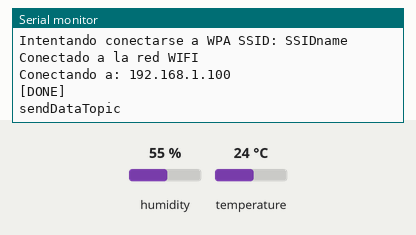
Bench run of a sketch on a simulated Arduino Uno, built with avr-gcc and run on an emulated ATmega328P. Shown: the last lines printed to the serial monitor. Inputs (shaded band) come from the test bench; at power-on: humidity 55 %, temperature 24 °C. WiFi joins after 1.5 s; servers stay silent unless stated; no MQTT or app messages arrive unless stated.

Above: at 3.2 s.
3.3 s: humidity set to 22 %
At 5.5 s:
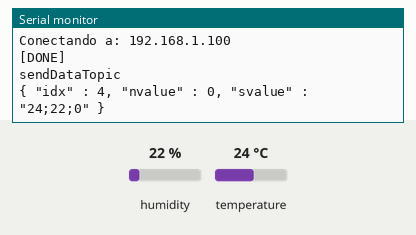
9.6 s: temperature set to 12 °C
At 11.0 s:
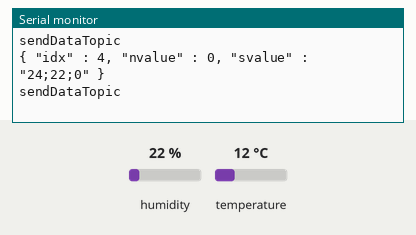
15.0 s: humidity set to 40 %
At 17.3 s:
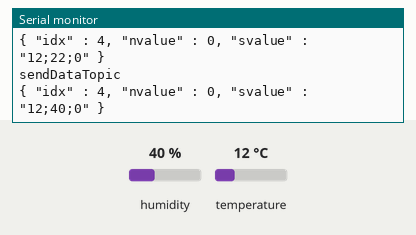

Measured:
- after the input at 3.3 s, the serial monitor: prints a new line after 0.82 s (image 1)
- after the input at 15.0 s, the serial monitor: prints a new line after 1.2 s (image 3)

The sketch:

testmqtt.ino
```cpp
#include <WiFiEsp.h>
#include <WiFiEspClient.h>
#include <PubSubClient.h>
#include "SoftwareSerial.h"
#include "DHT.h"

#define DHTPIN 8     // Digital pin connected to the DHT sensor
#define DHTTYPE DHT11   // DHT 11

//Conexión a la red wifi: nombre de la red y contraseña
#define WIFI_AP "SSIDname"
#define WIFI_PASSWORD "PASSWORDHERE"

//Nombre o IP del servidor mosquitto
char server[50] = "192.168.1.100";

char mqttbuffer[60];
const int idxdht = 4; /* must be the same as virual sensor idx in Domotocz */
float temperature = 0.0;
float humidity = 0.0;


// Initialize DHT sensor.
DHT dht(DHTPIN, DHTTYPE);

//Inicializamos el objeto de cliente esp
WiFiEspClient espClient;

//Iniciamos el objeto subscriptor del cliente
//con el objeto del cliente
PubSubClient client(espClient);

//Conexión serial para el esp con una comunicación
//serial, pines 2: rx y 3: tx
SoftwareSerial soft(2, 3);

//Contador para el envio de datos
unsigned long lastSend;

int status = WL_IDLE_STATUS;

void setup() {
    //Inicializamos la comunicación serial para el log
    Serial.begin(9600);
    Serial.println(F("DHT11 sensor started!"));
    dht.begin();
    //Iniciamos la conexión a la red WiFi
    InitWiFi();
    //Colocamos la referencia del servidor y el puerto
    client.setServer( server, 1883 );
    lastSend = 0;
}

void loop() {
    //Validamos si el modulo WiFi aun esta conectado a la red
    status = WiFi.status();
    if(status != WL_CONNECTED) {
        //Si falla la conexión, reconectamos el modulo
        reconnectWifi();
    }

    //Validamos si esta la conexión del servidor
    if(!client.connected() ) {
        //Si falla reintentamos la conexión
        reconnectClient();
    }

    //Creamos un contador para enviar la data cada 2 segundos
    if(millis() - lastSend > 2000 ) {
        sendDataTopic();
        lastSend = millis();
    }

    client.loop();
}

void sendDataTopic()
{
    Serial.println("sendDataTopic");

    // Wait a few seconds between measurements.
    delay(2000);

    // Reading temperature or humidity takes about 250 milliseconds!
    // Sensor readings may also be up to 2 seconds 'old' (its a very slow sensor)
    int humidity = dht.readHumidity();
    // Read temperature as Celsius (the default)
    int temperature = dht.readTemperature();

    sprintf(mqttbuffer, "{ \"idx\" : %d, \"nvalue\" : 0, \"svalue\" : \"%d;%d;0\" }", idxdht, temperature, humidity);
    client.publish("domoticz/in", mqttbuffer);
    Serial.println(mqttbuffer);


}

//Inicializamos la conexión a la red wifi
void InitWiFi()
{
    //Inicializamos el puerto serial
    soft.begin(9600);
    //Iniciamos la conexión wifi
    WiFi.init(&soft);
    //Verificamos si se pudo realizar la conexión al wifi
    //si obtenemos un error, lo mostramos por log y denememos el programa
    if (WiFi.status() == WL_NO_SHIELD) {
        Serial.println("El modulo WiFi no esta presente");
        while (true);
    }
    reconnectWifi();
}

void reconnectWifi() {
    Serial.println("Iniciar conección a la red WIFI");
    while(status != WL_CONNECTED) {
        Serial.print("Intentando conectarse a WPA SSID: ");
        Serial.println(WIFI_AP);
        //Conectar a red WPA/WPA2
        status = WiFi.begin(WIFI_AP, WIFI_PASSWORD);
        delay(500);
    }
    Serial.println("Conectado a la red WIFI");
}

void reconnectClient() {
    //Creamos un loop en donde intentamos hacer la conexión
    while(!client.connected()) {
        Serial.print("Conectando a: ");
        Serial.println(server);
        //Creamos una nueva cadena de conexión para el servidor
        //e intentamos realizar la conexión nueva
        //si requiere usuario y contraseña la enviamos connect(clientId, username, password)
        if(client.connect("Arduino", "username", "PaS$Word")) {
            Serial.println("[DONE]");
        } else {
            Serial.print( "[FAILED] [ rc = " );
            Serial.print( client.state() );
            Serial.println( " : retrying in 5 seconds]" );
            delay( 5000 );
        }
    }
}
```
